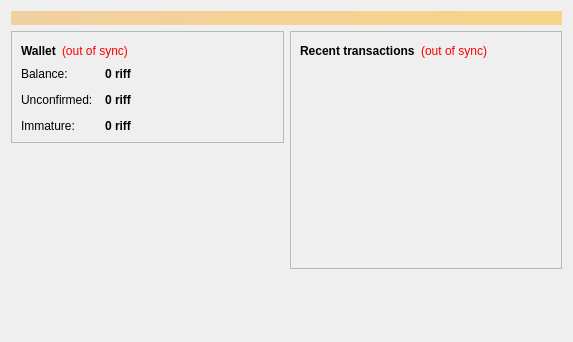
<?xml version="1.0" encoding="UTF-8"?>
<ui version="4.0">
 <class>OverviewPage</class>
 <widget class="QWidget" name="OverviewPage">
  <property name="geometry">
   <rect>
    <x>0</x>
    <y>0</y>
    <width>573</width>
    <height>342</height>
   </rect>
  </property>
  <property name="windowTitle">
   <string>Form</string>
  </property>
  <layout class="QVBoxLayout" name="topLayout">
   <item>
    <widget class="QLabel" name="labelAlerts">
     <property name="visible">
      <bool>false</bool>
     </property>
     <property name="styleSheet">
      <string notr="true">background-color: qlineargradient(x1: 0, y1: 0, x2: 1, y2: 0, stop:0 #F0D0A0, stop:1 #F8D488); color:#000000;</string>
     </property>
     <property name="wordWrap">
      <bool>true</bool>
     </property>
     <property name="margin">
      <number>3</number>
     </property>
    </widget>
   </item>
   <item>
    <layout class="QHBoxLayout" name="horizontalLayout" stretch="1,1">
     <item>
      <layout class="QVBoxLayout" name="verticalLayout_2">
       <item>
        <widget class="QFrame" name="frame">
         <property name="frameShape">
          <enum>QFrame::StyledPanel</enum>
         </property>
         <property name="frameShadow">
          <enum>QFrame::Raised</enum>
         </property>
         <layout class="QVBoxLayout" name="verticalLayout_4">
          <item>
           <layout class="QHBoxLayout" name="horizontalLayout_4">
            <item>
             <widget class="QLabel" name="label_5">
              <property name="font">
               <font>
                <weight>75</weight>
                <bold>true</bold>
               </font>
              </property>
              <property name="text">
               <string>Wallet</string>
              </property>
             </widget>
            </item>
            <item>
             <widget class="QLabel" name="labelWalletStatus">
              <property name="toolTip">
               <string>The displayed information may be out of date. Your wallet automatically synchronizes with the RIFFCash network after a connection is established, but this process has not completed yet.</string>
              </property>
              <property name="styleSheet">
               <string notr="true">QLabel { color: red; }</string>
              </property>
              <property name="text">
               <string notr="true">(out of sync)</string>
              </property>
              <property name="alignment">
               <set>Qt::AlignLeading|Qt::AlignLeft|Qt::AlignVCenter</set>
              </property>
             </widget>
            </item>
            <item>
             <spacer name="horizontalSpacer_2">
              <property name="orientation">
               <enum>Qt::Horizontal</enum>
              </property>
              <property name="sizeHint" stdset="0">
               <size>
                <width>40</width>
                <height>20</height>
               </size>
              </property>
             </spacer>
            </item>
           </layout>
          </item>
          <item>
           <layout class="QFormLayout" name="formLayout_2">
            <property name="fieldGrowthPolicy">
             <enum>QFormLayout::AllNonFixedFieldsGrow</enum>
            </property>
            <property name="horizontalSpacing">
             <number>12</number>
            </property>
            <property name="verticalSpacing">
             <number>12</number>
            </property>
            <item row="0" column="0">
             <widget class="QLabel" name="label">
              <property name="text">
               <string>Balance:</string>
              </property>
             </widget>
            </item>
            <item row="0" column="1">
             <widget class="QLabel" name="labelBalance">
              <property name="font">
               <font>
                <weight>75</weight>
                <bold>true</bold>
               </font>
              </property>
              <property name="cursor">
               <cursorShape>IBeamCursor</cursorShape>
              </property>
              <property name="toolTip">
               <string>Your current balance</string>
              </property>
              <property name="text">
               <string notr="true">0 riff</string>
              </property>
              <property name="textInteractionFlags">
               <set>Qt::LinksAccessibleByMouse|Qt::TextSelectableByKeyboard|Qt::TextSelectableByMouse</set>
              </property>
             </widget>
            </item>
            <item row="1" column="0">
             <widget class="QLabel" name="label_3">
              <property name="text">
               <string>Unconfirmed:</string>
              </property>
             </widget>
            </item>
            <item row="1" column="1">
             <widget class="QLabel" name="labelUnconfirmed">
              <property name="font">
               <font>
                <weight>75</weight>
                <bold>true</bold>
               </font>
              </property>
              <property name="cursor">
               <cursorShape>IBeamCursor</cursorShape>
              </property>
              <property name="toolTip">
               <string>Total of transactions that have yet to be confirmed, and do not yet count toward the current balance</string>
              </property>
              <property name="text">
               <string notr="true">0 riff</string>
              </property>
              <property name="textInteractionFlags">
               <set>Qt::LinksAccessibleByMouse|Qt::TextSelectableByKeyboard|Qt::TextSelectableByMouse</set>
              </property>
             </widget>
            </item>
            <item row="2" column="0">
             <widget class="QLabel" name="labelImmatureText">
              <property name="text">
               <string>Immature:</string>
              </property>
             </widget>
            </item>
            <item row="2" column="1">
             <widget class="QLabel" name="labelImmature">
              <property name="font">
               <font>
                <weight>75</weight>
                <bold>true</bold>
               </font>
              </property>
              <property name="toolTip">
               <string>Mined balance that has not yet matured</string>
              </property>
              <property name="text">
               <string notr="true">0 riff</string>
              </property>
              <property name="textInteractionFlags">
               <set>Qt::LinksAccessibleByMouse|Qt::TextSelectableByKeyboard|Qt::TextSelectableByMouse</set>
              </property>
             </widget>
            </item>
           </layout>
          </item>
         </layout>
        </widget>
       </item>
       <item>
        <spacer name="verticalSpacer">
         <property name="orientation">
          <enum>Qt::Vertical</enum>
         </property>
         <property name="sizeHint" stdset="0">
          <size>
           <width>20</width>
           <height>40</height>
          </size>
         </property>
        </spacer>
       </item>
      </layout>
     </item>
     <item>
      <layout class="QVBoxLayout" name="verticalLayout_3">
       <item>
        <widget class="QFrame" name="frame_2">
         <property name="frameShape">
          <enum>QFrame::StyledPanel</enum>
         </property>
         <property name="frameShadow">
          <enum>QFrame::Raised</enum>
         </property>
         <layout class="QVBoxLayout" name="verticalLayout">
          <item>
           <layout class="QHBoxLayout" name="horizontalLayout_2">
            <item>
             <widget class="QLabel" name="label_4">
              <property name="text">
               <string>&lt;b&gt;Recent transactions&lt;/b&gt;</string>
              </property>
             </widget>
            </item>
            <item>
             <widget class="QLabel" name="labelTransactionsStatus">
              <property name="toolTip">
               <string>The displayed information may be out of date. Your wallet automatically synchronizes with the RIFFCash network after a connection is established, but this process has not completed yet.</string>
              </property>
              <property name="styleSheet">
               <string notr="true">QLabel { color: red; }</string>
              </property>
              <property name="text">
               <string notr="true">(out of sync)</string>
              </property>
              <property name="alignment">
               <set>Qt::AlignRight|Qt::AlignTrailing|Qt::AlignVCenter</set>
              </property>
             </widget>
            </item>
            <item>
             <spacer name="horizontalSpacer">
              <property name="orientation">
               <enum>Qt::Horizontal</enum>
              </property>
              <property name="sizeHint" stdset="0">
               <size>
                <width>40</width>
                <height>20</height>
               </size>
              </property>
             </spacer>
            </item>
           </layout>
          </item>
          <item>
           <widget class="QListView" name="listTransactions">
            <property name="styleSheet">
             <string notr="true">QListView { background: transparent; }</string>
            </property>
            <property name="frameShape">
             <enum>QFrame::NoFrame</enum>
            </property>
            <property name="verticalScrollBarPolicy">
             <enum>Qt::ScrollBarAlwaysOff</enum>
            </property>
            <property name="horizontalScrollBarPolicy">
             <enum>Qt::ScrollBarAlwaysOff</enum>
            </property>
            <property name="selectionMode">
             <enum>QAbstractItemView::NoSelection</enum>
            </property>
           </widget>
          </item>
         </layout>
        </widget>
       </item>
       <item>
        <spacer name="verticalSpacer_2">
         <property name="orientation">
          <enum>Qt::Vertical</enum>
         </property>
         <property name="sizeHint" stdset="0">
          <size>
           <width>20</width>
           <height>40</height>
          </size>
         </property>
        </spacer>
       </item>
      </layout>
     </item>
    </layout>
   </item>
  </layout>
 </widget>
 <resources/>
 <connections/>
</ui>
